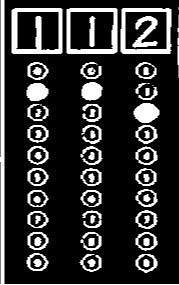
#> input picture gammafest24/test.jpg, 179 x 285 px, given as the content of the folder Train, which was not available
$ jupyter execute --allow-errors 'main copy.ipynb'   (text cells are left out)
#> lines starting #> are read from the running program, lines starting #| are printed output that depends on the picture; after the words box and inside, x2 and y2 are one past the last pixel; in counts of white or black regions, pixels touching at a corner belong together; pictures that were not available may be replaced by others from this repository, and a replacement may not be noted
[cell 1]
import numpy as np
import os
import argparse
import cv2
import imutils
import pytesseract
from pytesseract import Output

from imutils.contours import sort_contours
from matplotlib import pyplot as plt
from collections import Counter

[cell 2]
def load_images_from_folder(folder):
#> called with folder = 'Train'
    images = []
    dimensions = []
    for filename in os.listdir(folder):
        img_path = os.path.join(folder, filename)
        if os.path.isfile(img_path):
            img = cv2.imread(img_path)
#> img is the input picture: shape (285, 179, 3); min 0, max 255, mean 50.4
            if img is not None:
                images.append(img)
                dimensions.append(img.shape[:2])  # Append the (height, width)
    return images, dimensions

[cell 3]
images, dimensions = load_images_from_folder("Train")
#> images = 1 item; dimensions = [(285, 179)]
test_images, test_dimensions = load_images_from_folder("Test")
#> test_images = 1 item; test_dimensions = [(285, 179)]

[cell 4]
def analyze_image_dimensions(dimensions):
    heights = [dim[0] for dim in dimensions]
#> heights = [285]
    widths = [dim[1] for dim in dimensions]
#> widths = [179]

    average_height = np.mean(heights)
#> average_height = 285
    average_width = np.mean(widths)
#> average_width = 179
    median_height = np.median(heights)
#> median_height = 285
    median_width = np.median(widths)
#> median_width = 179

    height_freq = Counter(heights)
#> height_freq = {285: 1}
    width_freq = Counter(widths)
#> width_freq = {179: 1}

    most_common_heights = height_freq.most_common(3)
#> most_common_heights = [(285, 1)]
    most_common_widths = width_freq.most_common(3)
#> most_common_widths = [(179, 1)]

    return {
        "average_height": average_height,
        "average_width": average_width,
        "median_height": median_height,
        "median_width": median_width,
        "most_common_heights": most_common_heights,
        "most_common_widths": most_common_widths
    }

stats = analyze_image_dimensions(dimensions)
#> stats = {'average_height': 285, 'average_width': 179, 'median_height': 285, 'median_width': 179, 'most_common_heights': [(285, 1)], 'most_common_widths': [(179, 1)]}

print("Image Dimension Statistics:")
print(f"Average Height: {stats['average_height']:.2f}")
#| Average Height: 285.00
print(f"Average Width: {stats['average_width']:.2f}")
#| Average Width: 179.00
print(f"Median Height: {stats['median_height']}")
#| Median Height: 285.0
print(f"Median Width: {stats['median_width']}")
#| Median Width: 179.0
print("Top 3 Most Common Heights:", stats['most_common_heights'])
#| Top 3 Most Common Heights: [(285, 1)]
print("Top 3 Most Common Widths:", stats['most_common_widths'])
#| Top 3 Most Common Widths: [(179, 1)]

[cell 5]
height = 961
width = 813

[cell 6]
def resize_images(images, target_size=(961, 813)):
#> called with target_size = (961, 813)
    resized_images = []
    for i in range(len(images)):
        image = images[i]
        original_size = image.shape[:2]
        if original_size[0] < target_size[0] or original_size[1] < target_size[1]:
            interpolation = cv2.INTER_CUBIC
        else:
            interpolation = cv2.INTER_LINEAR

        resized_image = cv2.resize(image, (target_size[1], target_size[0]), interpolation=interpolation)
        # cv2.imwrite(f"resized_rotated_train/{i}.jpg", resized_image)
        resized_images.append(resized_image)
#> this loop made 1 pass
#> (original_size, interpolation) on pass 1: ((285, 179), 2)
#> pass 1, in resize_images, `resized_image = cv2.resize(image, (target_size[1], target_size[0]), in..`:
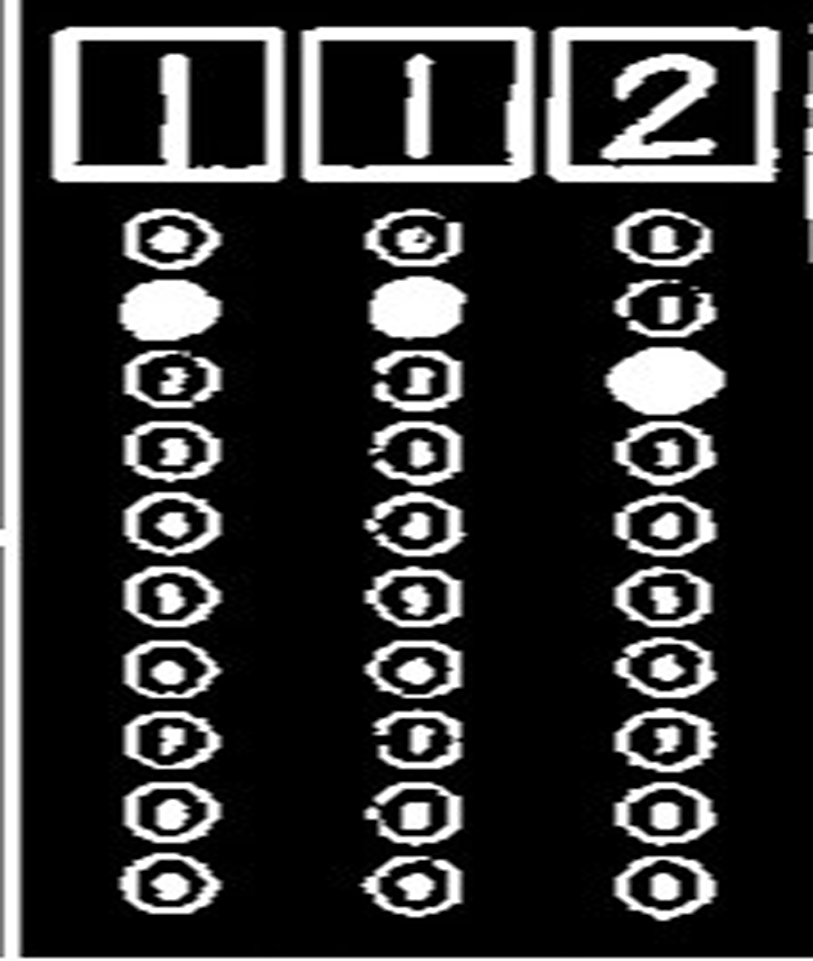
#> resized_image: shape (961, 813, 3); min 0, max 255, mean 50.5
#> after the loop, resized_images = 1 item
    return resized_images

[cell 7]
resized_train = resize_images(images)
#> resized_train = 1 item
resized_test = resize_images(test_images)
#> the loop in resize_images (call 2), `for i in range(len(images)):` made 1 pass
#> resized_test = 1 item

[cell 8]
def enhance_images(images_path):
#> called with images_path = 'train_enhanced/train_enhanced'
    for filename in os.listdir(images_path):
        if filename.endswith(".jpg") or filename.endswith(".png"):
            # Read image
            image_path = os.path.join(images_path, filename)
            image = cv2.imread(image_path)
            image = cv2.cvtColor(image, cv2.COLOR_BGR2GRAY)
            thresh = cv2.threshold(image, 0, 255,
            cv2.THRESH_BINARY_INV | cv2.THRESH_OTSU)[1]
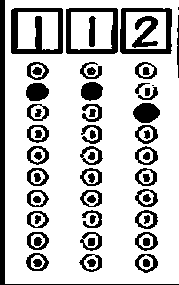
#> thresh: shape (285, 179); 76.8% white; 67 black regions (2 under 20 px), largest, box (x1, y1, x2, y2) and area: (0, 0, 179, 285) 1599, (11, 8, 63, 54) 1116, (66, 8, 118, 54) 867
            clahe = cv2.createCLAHE(clipLimit=2.0, tileGridSize=(4,4))
            enhanced_image = clahe.apply(image)
            cv2.imwrite(image_path, enhanced_image)

[cell 9]
images_folder = "train_enhanced/train_enhanced"

# Preprocess images in the folder
enhance_images(images_folder)

[cell 10]
def enhance_image(images_path):
#> called with images_path = 'train_enhanced/train_enhanced'
    for filename in os.listdir(images_path):
        if filename.endswith(".jpg") or filename.endswith(".png"):
            # Read image
            image_path = os.path.join(images_path, filename)
            image = cv2.imread(image_path)
#> image: shape (285, 179, 3); min 0, max 255, mean 53.4
            # Convert image to grayscale
            gray_image = cv2.cvtColor(image, cv2.COLOR_BGR2GRAY)
            # Apply Otsu's thresholding
            _, thresh = cv2.threshold(gray_image, 0, 255,cv2.THRESH_BINARY_INV | cv2.THRESH_OTSU)
            # Apply CLAHE (Contrast Limited Adaptive Histogram Equalization)
            clahe = cv2.createCLAHE(clipLimit=2.0, tileGridSize=(4, 4))
            enhanced_image = clahe.apply(gray_image)
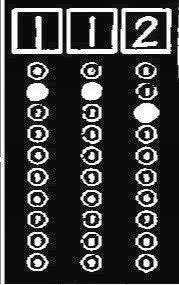
#> enhanced_image: shape (285, 179); min 2, max 255, mean 61
            # Overwrite the enhanced image
            cv2.imwrite(image_path, enhanced_image)

# Path to the folder containing images
images_folder = "train_enhanced/train_enhanced"

# Preprocess images in the folder
enhance_image(images_folder)
